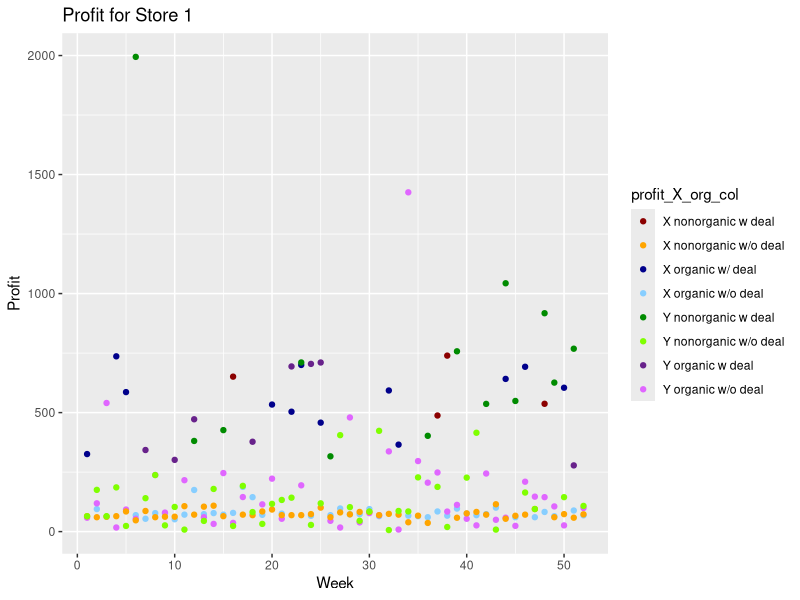
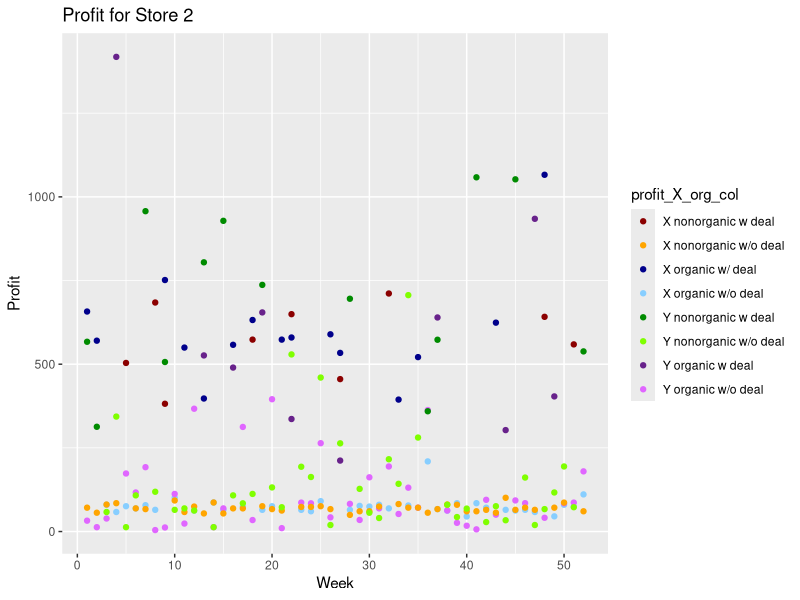
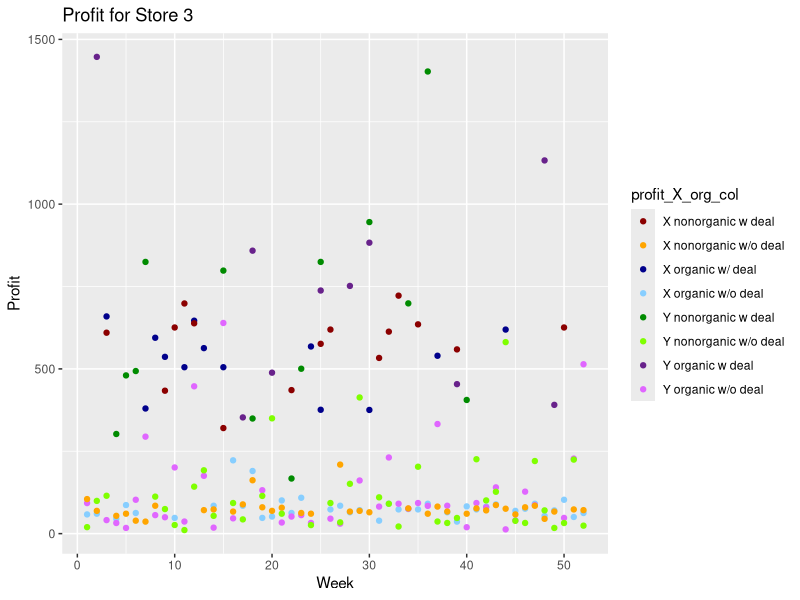
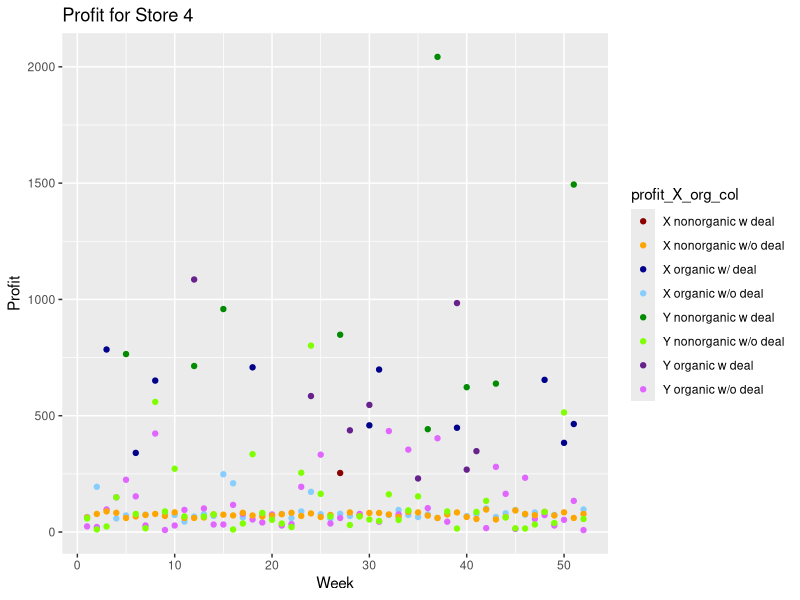
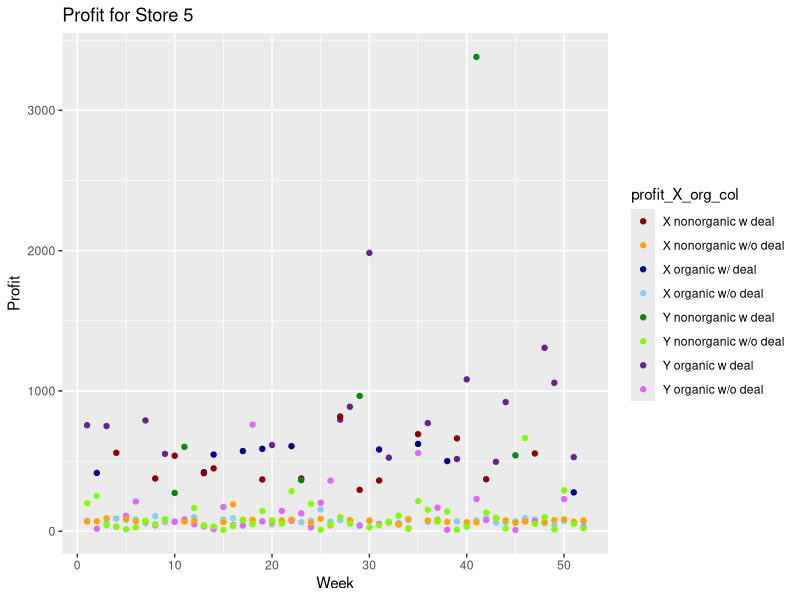
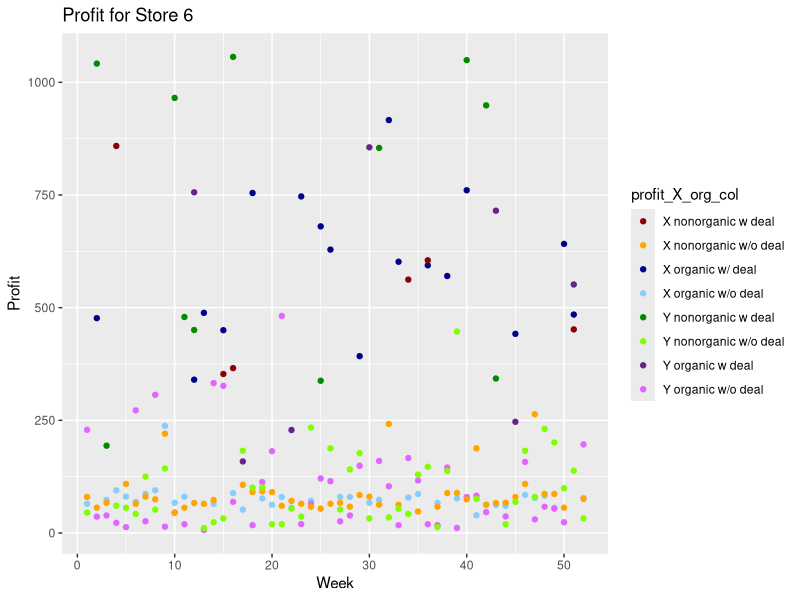
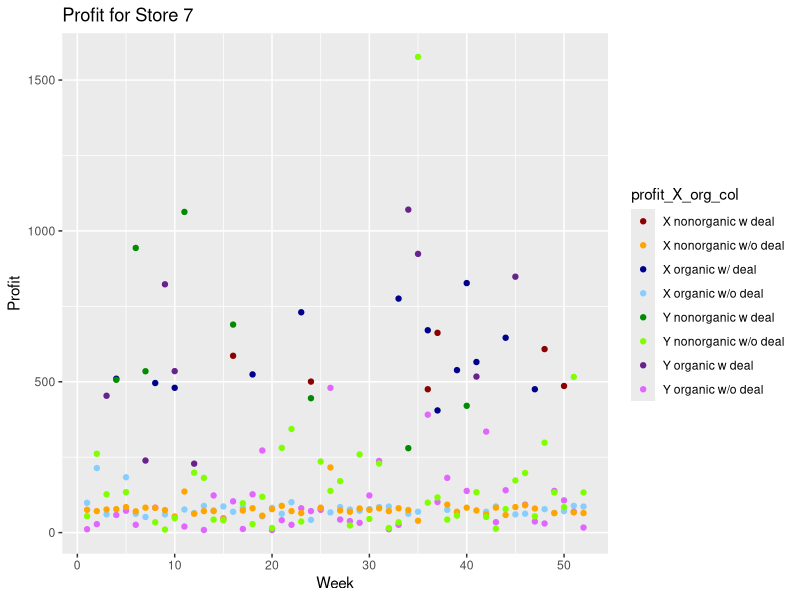
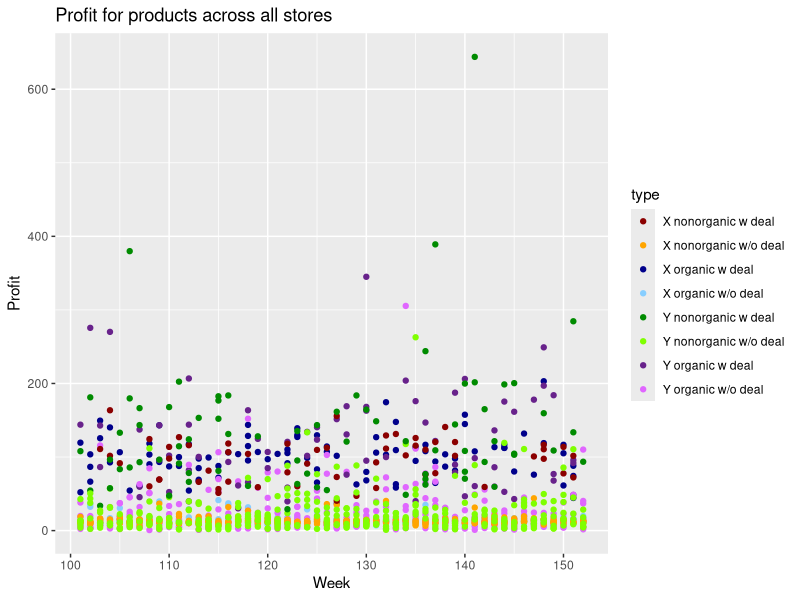

R code for these plots, in order:
## ---- chunk 1
knitr::opts_chunk$set(echo = TRUE)
library(ggplot2)
library(dplyr)
library(magrittr)
## ---- chunk 2
# Read in the data
data <- read.csv('Greatest_Aussie_Groceries_sales_data.csv', header=TRUE, sep=",")
# Change column name of cx to match style of capital X and Y
colnames(data)[colnames(data)=="cx"] <- "cX"
## ---- chunk 3
# Organic X
dataR <- data %>% filter(class=="organic") %>% select(STORE, WEEK, Hval_150, pX, cX, oz_X, deal_X, feat_X)
dataR$brand <- "X"
dataR$class <- "organic"
colnames(dataR) <- c("STORE", "WEEK", "Hval", "p", "c", "oz", "deal", "feat", "brand", "class")
data.ref <- dataR
# Organic Y
dataR <- data %>% filter(class=="organic") %>% select(STORE, WEEK, Hval_150, pY, cY, oz_Y, deal_Y, feat_Y)
dataR$brand <- "Y"
dataR$class <- "organic"
colnames(dataR) <- c("STORE", "WEEK", "Hval", "p", "c", "oz", "deal", "feat", "brand", "class")
data.ref <- rbind(data.ref, dataR)
# NonOrganic X
dataR <- data %>% filter(class=="nonorganic") %>% select(STORE, WEEK, Hval_150, pX, cX, oz_X, deal_X, feat_X)
dataR$brand <- "X"
dataR$class <- "nonorganic"
colnames(dataR) <- c("STORE", "WEEK", "Hval", "p", "c", "oz", "deal", "feat", "brand", "class")
data.ref <- rbind(data.ref, dataR)
# NonOrganic Y
dataR <- data %>% filter(class=="nonorganic") %>% select(STORE, WEEK, Hval_150, pY, cY, oz_Y, deal_Y, feat_Y)
dataR$brand <- "Y"
dataR$class <- "nonorganic"
colnames(dataR) <- c("STORE", "WEEK", "Hval", "p", "c", "oz", "deal", "feat", "brand", "class")
data.ref <- rbind(data.ref, dataR)
## ---- chunk 4
# Append a deal_feat column for X and Y
data <- mutate(data, deal_feat_Y = deal_Y*10 + feat_Y, deal_feat_X = deal_X*10 + feat_X)
# Append a revenue column for X and Y 
data <- mutate(data, rev_X = oz_X * pX, rev_Y = oz_Y * pY)
# Append a profit column for X and Y 
data <- mutate(data, profit_X = rev_X - cX * pX, profit_Y = rev_Y - cY * pY)
## ---- chunk 5
plotStore <- function(store_ID) {
# The palette with black:
cbbPalette <- c("red4", "orange1", "blue4", "skyblue1", "green4", "chartreuse1", "darkorchid4", "mediumorchid1")
# Pull data into temp results dataframe
results <- data.frame(WEEK=c(1:52))
results[,c("profit_X_org","profit_Y_org")] <- data %>% filter(.,STORE==store_ID, class=="organic") %>% select(.,profit_X, profit_Y)
results[,c("profit_X_non","profit_Y_non")] <- data %>% filter(.,STORE==store_ID, class=="nonorganic") %>% select(.,profit_X, profit_Y)
results[,c("profit_X_org_col","profit_Y_org_col")] <- data %>% filter(.,STORE==store_ID, class=="organic") %>% select(.,deal_X, deal_Y)
results[,c("profit_X_non_col","profit_Y_non_col")] <- data %>% filter(.,STORE==store_ID, class=="nonorganic") %>% select(.,deal_X, deal_Y)
# Assign legend name to categorical data
results$profit_X_org_col[results$profit_X_org_col == 0] <- "X organic w/o deal"
results$profit_X_org_col[results$profit_X_org_col == 1] <- "X organic w/ deal"
results$profit_Y_org_col[results$profit_Y_org_col == 0] <- "Y organic w/o deal"
results$profit_Y_org_col[results$profit_Y_org_col == 1] <- "Y organic w deal"
results$profit_X_non_col[results$profit_X_non_col == 0] <- "X nonorganic w/o deal"
results$profit_X_non_col[results$profit_X_non_col == 1] <- "X nonorganic w deal"
results$profit_Y_non_col[results$profit_Y_non_col == 0] <- "Y nonorganic w/o deal"
results$profit_Y_non_col[results$profit_Y_non_col == 1] <- "Y nonorganic w deal"
# Plot results
ggplot(results, aes(x=WEEK)) + 
  geom_point(aes(y=profit_X_org, colour=profit_X_org_col)) +
  geom_point(aes(y=profit_Y_org, colour=profit_Y_org_col)) + 
  geom_point(aes(y=profit_X_non, colour=profit_X_non_col)) +
  geom_point(aes(y=profit_Y_non, colour=profit_Y_non_col)) + 
  scale_colour_manual(values=cbbPalette) +
  labs(x = "Week", y = "Profit", title = paste("Profit for Store",store_ID)) 
}

# Plot the data
plotStore(1)
plotStore(2)
plotStore(3)
plotStore(4)
plotStore(5)
plotStore(6)
plotStore(7)

## General Scatter Plot
cbbPalette <- c("red4", "orange1", "blue4", "skyblue1", "green4", "chartreuse1", "darkorchid4", "mediumorchid1")
generalScatterResults <- data.ref %>% select(WEEK, p, c, oz, deal, class, brand)
generalScatterResults$deal[generalScatterResults$deal == 1] = "w deal"
generalScatterResults$deal[generalScatterResults$deal == 0] = "w/o deal"
generalScatterResults <- generalScatterResults %>% mutate(profit=oz*(p-c))
generalScatterResults <- generalScatterResults %>% mutate(type=paste(brand,class,deal,sep=" "))
ggplot(generalScatterResults, aes(x=WEEK)) + 
  geom_point(aes(y=profit, colour=type)) +
  scale_colour_manual(values=cbbPalette) +
  labs(x = "Week", y = "Profit", title = "Profit for products across all stores") 
## ---- chunk 6
# Function to retreve data from dataframe and composite into factor
retrieveData <- function(data, deal, CLASS, xy) {
  names <- c("STORE", "PROFIT")
  if (xy == "x")
    temp <- data %>% filter(deal_X==deal, class==CLASS) %>% select(STORE, profit_X)
   else
    temp <- data %>% filter(deal_Y==deal, class==CLASS) %>% select(STORE, profit_Y)
  colnames(temp) <- names
  name <- if (xy == "x") "X" else "Y"
  name <- if (CLASS == "organic") paste(name,"O",sep="") else paste(name,"I",sep="") 
  name <- if (deal == 1) paste(name,"deal",sep="_") else paste(name,"no_deal",sep="_") 
  return(data.frame(type=rep(name,nrow(temp)),temp))
}

boxplot_data <- retrieveData(data, deal=0, CLASS="organic", xy="x")
boxplot_data <- rbind(boxplot_data,retrieveData(data, deal=0, CLASS="nonorganic", xy="x"))
boxplot_data <- rbind(boxplot_data,retrieveData(data, deal=0, CLASS="organic", xy="y"))
boxplot_data <- rbind(boxplot_data,retrieveData(data, deal=0, CLASS="nonorganic", xy="y"))
boxplot_data <- rbind(boxplot_data,retrieveData(data, deal=1, CLASS="organic", xy="x"))
boxplot_data <- rbind(boxplot_data,retrieveData(data, deal=1, CLASS="nonorganic", xy="x"))
boxplot_data <- rbind(boxplot_data,retrieveData(data, deal=1, CLASS="organic", xy="y"))
boxplot_data <- rbind(boxplot_data,retrieveData(data, deal=1, CLASS="nonorganic", xy="y"))

ggplot(boxplot_data, aes(x=type, y=PROFIT)) + geom_boxplot() + labs(title="Boxplots of profit for different products", x="Product", y = "Profit")
## ---- chunk 7
boxplot_data <- mutate(boxplot_data, log10PROFIT=log10(PROFIT))
ggplot(boxplot_data, aes(x=type, y=log10PROFIT)) + geom_boxplot() + labs(title="Boxplots of log10(profit) for different products", x="Product", y = "log10(Profit)")
## ---- chunk 8
boxplot_data %>% filter(type=="XO_no_deal") %>% ggplot(., aes(x=STORE, y=PROFIT)) + geom_boxplot(aes(group = cut_width(STORE, 1))) + labs(title=paste("Profit of", "XO_no_deal" ,"for different stores"), x="Store", y = "Profit")
boxplot_data %>% filter(type=="XI_no_deal") %>% ggplot(., aes(x=STORE, y=PROFIT)) + geom_boxplot(aes(group = cut_width(STORE, 1))) + labs(title=paste("Profit of", "XI_no_deal" ,"for different stores"), x="Store", y = "Profit")
boxplot_data %>% filter(type=="YO_no_deal") %>% ggplot(., aes(x=STORE, y=PROFIT)) + geom_boxplot(aes(group = cut_width(STORE, 1))) + labs(title=paste("Profit of", "YO_no_deal" ,"for different stores"), x="Store", y = "Profit")
boxplot_data %>% filter(type=="YI_no_deal") %>% ggplot(., aes(x=STORE, y=PROFIT)) + geom_boxplot(aes(group = cut_width(STORE, 1))) + labs(title=paste("Profit of", "YI_no_deal" ,"for different stores"), x="Store", y = "Profit")
boxplot_data %>% filter(type=="XO_deal") %>% ggplot(., aes(x=STORE, y=PROFIT)) + geom_boxplot(aes(group = cut_width(STORE, 1))) + labs(title=paste("Profit of", "XO_deal" ,"for different stores"), x="Store", y = "Profit")
boxplot_data %>% filter(type=="XI_deal") %>% ggplot(., aes(x=STORE, y=PROFIT)) + geom_boxplot(aes(group = cut_width(STORE, 1))) + labs(title=paste("Profit of", "XI_deal" ,"for different stores"), x="Store", y = "Profit")
boxplot_data %>% filter(type=="YO_deal") %>% ggplot(., aes(x=STORE, y=PROFIT)) + geom_boxplot(aes(group = cut_width(STORE, 1))) + labs(title=paste("Profit of", "YO_deal" ,"for different stores"), x="Store", y = "Profit")
boxplot_data %>% filter(type=="YI_deal") %>% ggplot(., aes(x=STORE, y=PROFIT)) + geom_boxplot(aes(group = cut_width(STORE, 1))) + labs(title=paste("Profit of", "YI_deal" ,"for different stores"), x="Store", y = "Profit")
## ---- chunk 9
# Function that pulls out the data
retrieveDataLM <- function(data, CLASS, xy) {
  names <- c("STORE", "oz", "p", "deal")
  if (xy == "x")
    temp <- data %>% filter(.,class==CLASS) %>% select(.,STORE, oz_X, pX, deal_X)
  else
    temp <- data %>% filter(class==CLASS) %>% select(STORE, oz_Y, pY, deal_Y)
  colnames(temp) <- names
  name <- if (xy == "x") "X" else "Y"
  name <- if (CLASS == "organic") paste(name,"O",sep="") else paste(name,"I",sep="") 
  return(data.frame(type=rep(name,nrow(temp)),temp))
}

# Function that plots the loglog and actual curves
filteredLM <- function(data, TYPE, log=FALSE, include_Deal=FALSE) {
  response <- data %>% filter(type==TYPE) %>% select(oz) %>% {if (log) log(.) else (.)} %>% as.matrix()
  elasticity <- data %>% filter(type==TYPE) %>% select(p) %>% {if (log) log(.) else (.)} %>% as.matrix()
  deal <- data %>% filter(type==TYPE) %>% select(deal) %>% {if (include_Deal) (.) else (.)*0} %>% as.matrix()
  return(lm(response~elasticity+deal))
}

# Function to plot Prediction with actual data
plotStatsLogLog <- function(lm, type="loglog", title="") {
  results <- data.frame(p=lm$model$elasticity, oz=lm$model$response, resid=resid(lm))
  results <- mutate(results, loglogSol=lm$coefficients[1] + lm$coefficients[2]*p + if (is.na(lm$coefficients[3])) 0 else lm$coefficients[3]*lm$model$deal)
  results$sol <- exp(results$loglogSol)
  if (type == "loglog")
    ggplot(results) + geom_point(aes(x=p, y=oz)) + geom_line(aes(x=p, y=loglogSol)) + labs(x="log(price)", y="log(oz)", title=title) + coord_flip()
  else
    ggplot(results) + geom_point(aes(x=exp(p), y=exp(oz))) + geom_line(aes(x=exp(p), y=sol))  + labs(x="price", y="oz", title=title) + coord_flip()
}

# Function that generates the inear model
lm_data <- retrieveDataLM(data, CLASS="organic", xy="x")
lm_data <- rbind(lm_data,retrieveDataLM(data, CLASS="nonorganic", xy="x"))
lm_data <- rbind(lm_data,retrieveDataLM(data, CLASS="organic", xy="y"))
lm_data <- rbind(lm_data,retrieveDataLM(data, CLASS="nonorganic", xy="y"))
## ---- chunk 10
# Linear Model Summary for Organic X product without including the deal dummy variable
XO_lm_without_deal <- filteredLM(lm_data, TYPE="XO", log=TRUE, include_Deal=FALSE)
summary(XO_lm_without_deal)
plotStatsLogLog(XO_lm_without_deal, "loglog", "loglog PED for Organic X without deal")
plotStatsLogLog(XO_lm_without_deal, "normal", "PED for Organic X without deal")
## ---- chunk 11
# Linear Model Summary for Organic X product including deal dummy variable
XO_lm_with_deal <- filteredLM(lm_data, TYPE="XO", log=TRUE, include_Deal=TRUE)
summary(XO_lm_with_deal)
plotStatsLogLog(XO_lm_with_deal, "loglog", "loglog PED for Organic X with deal")
plotStatsLogLog(XO_lm_with_deal, "normal", "PED for Organic X with deal")
## ---- chunk 12
# Linear Model Summary for Organic Y product without including the deal dummy variable
YO_lm_without_deal <- filteredLM(lm_data, TYPE="YO", log=TRUE, include_Deal=FALSE)
summary(YO_lm_without_deal)
plotStatsLogLog(YO_lm_without_deal, "loglog", "loglog PED for Organic Y without deal")
plotStatsLogLog(YO_lm_without_deal, "normal", "PED for Organic Y without deal")
## ---- chunk 13
# Linear Model Summary for Organic Y product including deal dummy variable
YO_lm_with_deal <- filteredLM(lm_data, TYPE="YO", log=TRUE, include_Deal=TRUE)
summary(YO_lm_with_deal)
plotStatsLogLog(YO_lm_with_deal, "loglog", "loglog PED for Organic Y with deal")
plotStatsLogLog(YO_lm_with_deal, "normal", "PED for Organic Y with deal")
## ---- chunk 14
# Linear Model Summary for Nonorganic X product without including the deal dummy variable
XI_lm_without_deal <- filteredLM(lm_data, TYPE="XI", log=TRUE, include_Deal=FALSE)
summary(XI_lm_without_deal)
plotStatsLogLog(XI_lm_without_deal, "loglog", "loglog PED for Nonorganic X without deal")
plotStatsLogLog(XI_lm_without_deal, "normal", "PED for Nonrganic X without deal")
## ---- chunk 15
# Linear Model Summary for Nonorganic X product including deal dummy variable
XI_lm_with_deal <- filteredLM(lm_data, TYPE="XI", log=TRUE, include_Deal=TRUE)
summary(XI_lm_with_deal)
plotStatsLogLog(XI_lm_with_deal, "loglog", "loglog PED for Nonorganic X with deal")
plotStatsLogLog(XI_lm_with_deal, "normal", "PED for Nonorganic X with deal")
## ---- chunk 16
# Linear Model Summary for Nonorganic Y product without including the deal dummy variable
YI_lm_without_deal <- filteredLM(lm_data, TYPE="YI", log=TRUE, include_Deal=FALSE)
summary(YI_lm_without_deal)
plotStatsLogLog(YI_lm_without_deal, "loglog", "loglog PED for Nonorganic Y without deal")
plotStatsLogLog(YI_lm_without_deal, "normal", "PED for Nonorganic Y without deal")
## ---- chunk 17
# Linear Model Summary for Nonorganic Y product including deal dummy variable
YI_lm_with_deal <- filteredLM(lm_data, TYPE="YI", log=TRUE, include_Deal=TRUE)
summary(YI_lm_with_deal)
plotStatsLogLog(YI_lm_with_deal, "loglog", "loglog PED for Nonorganic Y with deal")
plotStatsLogLog(YI_lm_with_deal, "normal", "PED for Nonorganic Y with deal")
## ---- chunk 18
# Function that pulls out the data
retrieveDataCPED <- function(data, Q_class, Q_brand) {
tempQ <- data %>% filter(., class==Q_class) %>% select(., STORE, matches(paste("oz",Q_brand,sep="_")))
colnames(tempQ) <- c("STORE", "oz")
tempP_Org <- data %>% filter(., class=="organic") %>% select(., pX, pY)
colnames(tempP_Org) <- c("p_X_org", "p_Y_org")
tempP_NonOrg <- data %>% filter(., class=="nonorganic") %>% select(., pX, pY)
colnames(tempP_NonOrg) <- c("p_X_nonorg", "p_Y_nonorg")
return(data.frame(tempQ, tempP_Org, tempP_NonOrg))
}

# Function that plots the loglog and actual curves
crossPEDLinearReg <- function(data, TYPES, log=TRUE) {
  Q <- data %>% select(oz) %>% {if (log) log(.) else (.)} %>% as.matrix()
  pXOrg <- data %>% select(p_X_org) %>% {if (log) log(.) else (.)} %>% {if ("xOrg" %in% TYPES) (.) else (.)*0} %>% as.matrix()
  pYOrg <- data %>% select(p_Y_org) %>% {if (log) log(.) else (.)} %>% {if ("yOrg" %in% TYPES) (.) else (.)*0}  %>% as.matrix()
  pXNonOrg <- data %>% select(p_X_nonorg) %>% {if (log) log(.) else (.)} %>% {if ("xNonOrg" %in% TYPES) (.) else (.)*0}  %>% as.matrix()
  pYNonOrg <- data %>% select(p_Y_nonorg) %>% {if (log) log(.) else (.)} %>% {if ("yNonOrg" %in% TYPES) (.) else (.)*0}  %>% as.matrix()
  return(lm(Q~pXOrg+pYOrg+pXNonOrg+pYNonOrg))
}


crossXOrg <- retrieveDataCPED(data, "organic", "X")
crossYOrg <- retrieveDataCPED(data, "organic", "Y")
crossXNonOrg <- retrieveDataCPED(data, "nonorganic", "X")
crossYNonOrg <- retrieveDataCPED(data, "nonorganic", "Y")

lmXOrg <- crossPEDLinearReg(crossXOrg, c("xOrg"))
summary(lmXOrg)

lmXOrg <- crossPEDLinearReg(crossXOrg, c("yOrg"))
summary(lmXOrg)

lmXOrg <- crossPEDLinearReg(crossXOrg, c("xNonOrg"))
summary(lmXOrg)

lmXOrg <- crossPEDLinearReg(crossXOrg, c("yNonOrg"))
summary(lmXOrg)
## ---- chunk 19
XOrg.Qcoef = c(-16.8432,-7.0398)
YOrg.Qcoef = c(-15.7803,-6.7308)
XNonOrg.Qcoef = c(-15.8704,-6.7511)
YNonOrg.Qcoef = c(-15.4133,-6.657)

XOrg.Ccoef = c(-0.0006,0.8491)
YOrg.Ccoef = c(0.0003,0.8042)
XNonOrg.Ccoef = c(-0.0004,0.8434)
YNonOrg.Ccoef = c(0.0003,0.804)

profit <- function(price, Qcoef, Ccoef) {
  quantity <- exp(Qcoef[1]) * price^Qcoef[2]
  cost <- Ccoef[1] + Ccoef[2]*price
  return(quantity*(price-cost))
}
Xorg.Profit.func <- function(price) {
  return(profit(price,XOrg.Qcoef,XOrg.Ccoef))
}
Yorg.Profit.func <- function(price) {
  return(profit(price,YOrg.Qcoef,YOrg.Ccoef))
}
Xnonorg.Profit.func <- function(price) {
  return(profit(price,XNonOrg.Qcoef,XNonOrg.Ccoef))
}
Ynonorg.Profit.func <- function(price) {
  return(profit(price,YNonOrg.Qcoef,YNonOrg.Ccoef))
}
ggplot(data.frame(price = c(0.018, 0.035)), aes(price)) + 
  stat_function(fun = Xorg.Profit.func, aes(colour = "organic X")) + 
  stat_function(fun = Yorg.Profit.func, aes(colour = "organic Y")) + 
  stat_function(fun = Xnonorg.Profit.func, aes(colour = "inorganic X")) + 
  stat_function(fun = Ynonorg.Profit.func, aes(colour = "inorganic Y")) +
  scale_colour_manual("Lgend title", values = c("red", "blue", "green", "orange")) +
  labs(x = "price/oz", y = "profit/wk", title = "Profit per week versus price for each product")
## ---- chunk 20
# Linear Model for C(q)
costQuantityLM <- function(data, CLASS, BRAND) {
  cost <- data %>% filter(class==CLASS, brand==BRAND) %>% select(c) %>% log() %>% as.matrix()
  quantity <- data %>% filter(class==CLASS, brand==BRAND) %>% select(oz) %>% log() %>% as.matrix()
  return(lm(cost~quantity))
}

# Linear Model for R(q)
revenueQuantityLM <- function(data, CLASS, BRAND) {
  revenue <- data %>% filter(class==CLASS, brand==BRAND) %>% select(p) %>% log() %>% as.matrix()
  quantity <- data %>% filter(class==CLASS, brand==BRAND) %>% select(oz) %>% log() %>% as.matrix()
  return(lm(revenue~quantity))
}

marginalValue <- function(point, coef) {
  return(exp(coef[1])*point^coef[2] + coef[2]*exp(coef[1])*point^(coef[2]-1)*point)
}

cQ_X_org <- costQuantityLM(data.ref, "organic", "X")
cQ_X_org$coefficients[1] <- cQ_X_org$coefficients[1]
cQ_X_org$coefficients[2] <- cQ_X_org$coefficients[2]/1.15
cQ_Y_org <- costQuantityLM(data.ref, "organic", "Y")
cQ_X_nonorg <- costQuantityLM(data.ref, "nonorganic", "X")
cQ_Y_nonorg <- costQuantityLM(data.ref, "nonorganic", "Y")

rQ_X_org <- revenueQuantityLM(data.ref, "organic", "X")
rQ_Y_org <- revenueQuantityLM(data.ref, "organic", "Y")
rQ_X_nonorg <- revenueQuantityLM(data.ref, "nonorganic", "X")
rQ_Y_nonorg <- revenueQuantityLM(data.ref, "nonorganic", "Y")

cQ_XO_Curve <- function(quantity) return(marginalValue(quantity,cQ_X_org$coefficients))
rQ_XO_Curve <- function(quantity) return(marginalValue(quantity,rQ_X_org$coefficients))

cQ_YO_Curve <- function(quantity) return(marginalValue(quantity,cQ_Y_org$coefficients))
rQ_YO_Curve <- function(quantity) return(marginalValue(quantity,rQ_Y_org$coefficients))

cQ_XI_Curve <- function(quantity) return(marginalValue(quantity,cQ_X_nonorg$coefficients))
rQ_XI_Curve <- function(quantity) return(marginalValue(quantity,rQ_X_nonorg$coefficients))

cQ_YI_Curve <- function(quantity) return(marginalValue(quantity,cQ_Y_nonorg$coefficients))
rQ_YI_Curve <- function(quantity) return(marginalValue(quantity,rQ_Y_nonorg$coefficients))

quantity.range = c(10, 100000)
ggplot(data.frame(quantity = quantity.range ), aes(quantity)) + 
  stat_function(fun = cQ_XO_Curve, aes(colour = "MC XO")) + 
  stat_function(fun = rQ_XO_Curve, aes(colour = "MR XO")) + 
  labs(y = "price/cost (per oz)", x="Quantity", title = "MC and MR for Organic X")

ggplot(data.frame(quantity = quantity.range ), aes(quantity)) + 
  stat_function(fun = cQ_YO_Curve, aes(colour = "MC YO")) + 
  stat_function(fun = rQ_YO_Curve, aes(colour = "MR YO")) + 
  labs(y = "price/cost (per oz)", x="Quantity", title = "MC and MR for Organic Y")

ggplot(data.frame(quantity = quantity.range ), aes(quantity)) + 
  stat_function(fun = cQ_XI_Curve, aes(colour = "MC XI")) + 
  stat_function(fun = rQ_XI_Curve, aes(colour = "MR XI")) + 
  labs(y = "price/cost (per oz)", x="Quantity", title = "MC and MR for NonOrganic X")

ggplot(data.frame(quantity = quantity.range ), aes(quantity)) + 
  stat_function(fun = cQ_YI_Curve, aes(colour = "MC YI")) + 
  stat_function(fun = rQ_YI_Curve, aes(colour = "MR YI")) + 
  labs(y = "price/cost (per oz)", x="Quantity", title = "MC and MR for NonOrganic Y")
## ---- chunk 21
cQ_X_org <- costQuantityLM(data.ref, "organic", "X")
cQ_X_org$coefficients[1] <- cQ_X_org$coefficients[1]
cQ_X_org$coefficients[2] <- cQ_X_org$coefficients[2]/1.15
cQ_XO_Curve <- function(quantity) return(marginalValue(quantity,cQ_X_org$coefficients))
rQ_XO_Curve <- function(quantity) return(marginalValue(quantity,rQ_X_org$coefficients))
quantity.range = c(10, 100000)
ggplot(data.frame(quantity = quantity.range ), aes(quantity)) + 
  stat_function(fun = cQ_XO_Curve, aes(colour = "MC XO")) + 
  stat_function(fun = rQ_XO_Curve, aes(colour = "MR XO")) + 
  labs(y = "price/cost (per oz)", x="Quantity", title = "MC and MR for Organic X (with improved c curve)")

ggplot(data.frame(quantity = quantity.range ), aes(quantity)) + 
  stat_function(fun = cQ_XO_Curve, aes(colour = "MC XO")) + 
  stat_function(fun = rQ_XO_Curve, aes(colour = "MR XO")) + 
  labs(y = "log10 price/cost (per oz)", x="log 10 Quantity", title = "MC and MR for Organic X (with improved c curve)") +
  scale_x_log10()
## ---- chunk 22
crossPEDLM <- function(data.ref, BRAND="X", CLASS="organic") {
  quantity <- data.ref %>% filter(brand==BRAND, class==CLASS) %>% select(oz) %>% log() %>% as.matrix()
  hVal <- data.ref %>% filter(brand==BRAND, class==CLASS) %>% select(Hval) %>% log() %>% as.matrix()
  XO_org_price <- data.ref %>% filter(brand=="X", class=="organic") %>% select(p) %>% log() %>% as.matrix()
  YO_org_price <- data.ref %>% filter(brand=="Y", class=="organic") %>% select(p) %>% log() %>% as.matrix()
  XI_org_price <- data.ref %>% filter(brand=="X", class=="nonorganic") %>% select(p) %>% log() %>% as.matrix()
  YI_org_price <- data.ref %>% filter(brand=="Y", class=="nonorganic") %>% select(p) %>% log() %>% as.matrix()
  XO_org_deal <- data.ref %>% filter(brand=="X", class=="organic") %>% select(deal) %>% as.matrix()
  YO_org_deal <- data.ref %>% filter(brand=="Y", class=="organic") %>% select(deal) %>% as.matrix()
  XI_org_deal <- data.ref %>% filter(brand=="X", class=="nonorganic") %>% select(deal) %>% as.matrix()
  YI_org_deal <- data.ref %>% filter(brand=="Y", class=="nonorganic") %>% select(deal) %>% as.matrix()
  
  lm.crossPED <- lm(quantity~hVal + XO_org_price + YO_org_price + XI_org_price + YI_org_price + XO_org_deal + YO_org_deal + XI_org_deal + YI_org_deal)
}
## ---- chunk 23
crossPEDLMXO <- function(data.ref, BRAND="X", CLASS="organic") {
  quantity <- data.ref %>% filter(brand==BRAND, class==CLASS) %>% select(oz) %>% log() %>% as.matrix()
  hVal <- data.ref %>% filter(brand==BRAND, class==CLASS) %>% select(Hval) %>% log() %>% as.matrix()
  XO_org_price <- data.ref %>% filter(brand=="X", class=="organic") %>% select(p) %>% log() %>% as.matrix()
  YO_org_price <- data.ref %>% filter(brand=="Y", class=="organic") %>% select(p) %>% log() %>% as.matrix()
  XI_org_price <- data.ref %>% filter(brand=="X", class=="nonorganic") %>% select(p) %>% log() %>% as.matrix()
  YI_org_price <- data.ref %>% filter(brand=="Y", class=="nonorganic") %>% select(p) %>% log() %>% as.matrix()
  XO_org_deal <- data.ref %>% filter(brand=="X", class=="organic") %>% select(deal) %>% as.matrix()
  YO_org_deal <- data.ref %>% filter(brand=="Y", class=="organic") %>% select(deal) %>% as.matrix()
  XI_org_deal <- data.ref %>% filter(brand=="X", class=="nonorganic") %>% select(deal) %>% as.matrix()
  YI_org_deal <- data.ref %>% filter(brand=="Y", class=="nonorganic") %>% select(deal) %>% as.matrix()
  
  lm.crossPED <- lm(quantity~XO_org_price + XO_org_deal + YO_org_deal)
}
XO_cross_PED <- crossPEDLM(data.ref, "X", "organic")
summary(XO_cross_PED)
XO_cross_PED <- crossPEDLMXO(data.ref, "X", "organic")
summary(XO_cross_PED)
## ---- chunk 24
crossPEDLMYO <- function(data.ref, BRAND="Y", CLASS="organic") {
  quantity <- data.ref %>% filter(brand==BRAND, class==CLASS) %>% select(oz) %>% log() %>% as.matrix()
  hVal <- data.ref %>% filter(brand==BRAND, class==CLASS) %>% select(Hval) %>% log() %>% as.matrix()
  XO_org_price <- data.ref %>% filter(brand=="X", class=="organic") %>% select(p) %>% log() %>% as.matrix()
  YO_org_price <- data.ref %>% filter(brand=="Y", class=="organic") %>% select(p) %>% log() %>% as.matrix()
  XI_org_price <- data.ref %>% filter(brand=="X", class=="nonorganic") %>% select(p) %>% log() %>% as.matrix()
  YI_org_price <- data.ref %>% filter(brand=="Y", class=="nonorganic") %>% select(p) %>% log() %>% as.matrix()
  XO_org_deal <- data.ref %>% filter(brand=="X", class=="organic") %>% select(deal) %>% as.matrix()
  YO_org_deal <- data.ref %>% filter(brand=="Y", class=="organic") %>% select(deal) %>% as.matrix()
  XI_org_deal <- data.ref %>% filter(brand=="X", class=="nonorganic") %>% select(deal) %>% as.matrix()
  YI_org_deal <- data.ref %>% filter(brand=="Y", class=="nonorganic") %>% select(deal) %>% as.matrix()
  
  lm.crossPED <- lm(quantity~XO_org_price + YO_org_price + YO_org_deal)
}
YO_cross_PED <- crossPEDLM(data.ref, "Y", "organic")
summary(YO_cross_PED)
YO_cross_PED <- crossPEDLMYO(data.ref, "Y", "organic")
summary(YO_cross_PED)
## ---- chunk 25
crossPEDLMXI <- function(data.ref, BRAND="X", CLASS="nonorganic") {
  quantity <- data.ref %>% filter(brand==BRAND, class==CLASS) %>% select(oz) %>% log() %>% as.matrix()
  hVal <- data.ref %>% filter(brand==BRAND, class==CLASS) %>% select(Hval) %>% log() %>% as.matrix()
  XO_org_price <- data.ref %>% filter(brand=="X", class=="organic") %>% select(p) %>% log() %>% as.matrix()
  YO_org_price <- data.ref %>% filter(brand=="Y", class=="organic") %>% select(p) %>% log() %>% as.matrix()
  XI_org_price <- data.ref %>% filter(brand=="X", class=="nonorganic") %>% select(p) %>% log() %>% as.matrix()
  YI_org_price <- data.ref %>% filter(brand=="Y", class=="nonorganic") %>% select(p) %>% log() %>% as.matrix()
  XO_org_deal <- data.ref %>% filter(brand=="X", class=="organic") %>% select(deal) %>% as.matrix()
  YO_org_deal <- data.ref %>% filter(brand=="Y", class=="organic") %>% select(deal) %>% as.matrix()
  XI_org_deal <- data.ref %>% filter(brand=="X", class=="nonorganic") %>% select(deal) %>% as.matrix()
  YI_org_deal <- data.ref %>% filter(brand=="Y", class=="nonorganic") %>% select(deal) %>% as.matrix()
  
  lm.crossPED <- lm(quantity~XI_org_price + YI_org_price + XI_org_deal)
}
XI_cross_PED <- crossPEDLM(data.ref, "X", "nonorganic")
summary(XI_cross_PED)
XI_cross_PED <- crossPEDLMXI(data.ref, "X", "nonorganic")
summary(XI_cross_PED)
## ---- chunk 26
crossPEDLMYI <- function(data.ref, BRAND="Y", CLASS="nonorganic") {
  quantity <- data.ref %>% filter(brand==BRAND, class==CLASS) %>% select(oz) %>% log() %>% as.matrix()
  hVal <- data.ref %>% filter(brand==BRAND, class==CLASS) %>% select(Hval) %>% log() %>% as.matrix()
  XO_org_price <- data.ref %>% filter(brand=="X", class=="organic") %>% select(p) %>% log() %>% as.matrix()
  YO_org_price <- data.ref %>% filter(brand=="Y", class=="organic") %>% select(p) %>% log() %>% as.matrix()
  XI_org_price <- data.ref %>% filter(brand=="X", class=="nonorganic") %>% select(p) %>% log() %>% as.matrix()
  YI_org_price <- data.ref %>% filter(brand=="Y", class=="nonorganic") %>% select(p) %>% log() %>% as.matrix()
  XO_org_deal <- data.ref %>% filter(brand=="X", class=="organic") %>% select(deal) %>% as.matrix()
  YO_org_deal <- data.ref %>% filter(brand=="Y", class=="organic") %>% select(deal) %>% as.matrix()
  XI_org_deal <- data.ref %>% filter(brand=="X", class=="nonorganic") %>% select(deal) %>% as.matrix()
  YI_org_deal <- data.ref %>% filter(brand=="Y", class=="nonorganic") %>% select(deal) %>% as.matrix()
  
  lm.crossPED <- lm(quantity~XI_org_price + YI_org_price + YI_org_deal)
}
YI_cross_PED <- crossPEDLM(data.ref, "Y", "nonorganic")
summary(YI_cross_PED)
YI_cross_PED <- crossPEDLMYI(data.ref, "Y", "nonorganic")
summary(YI_cross_PED)
## ---- chunk 27
data.ref <- data.ref %>% mutate(profit=oz*(p-c))
# organic X
XO_oz_total <- data.ref %>% filter(brand=="X", class=="organic") %>% select(oz) %>% sum() 
XO_profit_total <- data.ref %>% filter(brand=="X", class=="organic") %>% select(profit) %>% sum() 
XO_oz_mean <- XO_oz_total/(52*7)
XO_profit_mean <- XO_profit_total/(52*7) 

# organic Y
YO_oz_total <- data.ref %>% filter(brand=="Y", class=="organic") %>% select(oz) %>% sum() 
YO_profit_total <- data.ref %>% filter(brand=="Y", class=="organic") %>% select(profit) %>% sum() 
YO_oz_mean <- YO_oz_total/(52*7)
YO_profit_mean <- YO_profit_total/(52*7)

# nonorganic X
XI_oz_total <- data.ref %>% filter(brand=="X", class=="nonorganic") %>% select(oz) %>% sum() 
XI_profit_total <- data.ref %>% filter(brand=="X", class=="nonorganic") %>% select(profit) %>% sum() 
XI_oz_mean <- XI_oz_total/(52*7)
XI_profit_mean <- XI_profit_total/(52*7)  

# nonorganic Y
YI_oz_total <- data.ref %>% filter(brand=="Y", class=="nonorganic") %>% select(oz) %>% sum() 
YI_profit_total <- data.ref %>% filter(brand=="Y", class=="nonorganic") %>% select(profit) %>% sum() 
YI_oz_mean <- YI_oz_total/(52*7)
YI_profit_mean <- YI_profit_total/(52*7) 
## ---- chunk 28
summary_XO <- data.ref %>% filter(brand=="X", class=="organic") %>% select(oz, p, c, deal, feat)
summary_XO <- mutate(summary_XO, profit=oz*(p-c))
summary_XO$deal[summary_XO$deal == 0] <- "Without"
summary_XO$deal[summary_XO$deal == 1] <- "With"
summary_XO$feat[summary_XO$feat == 0] <- "Without"
summary_XO$feat[summary_XO$feat == 1] <- "With"
ggplot(summary_XO, aes(x=deal, y=profit)) + geom_boxplot() + labs(title="XO profit with and without a deal", x="Deal", y = "Profit") 

ggplot(summary_XO, aes(x=deal, y=oz)) + geom_boxplot() + labs(title="XO oz sold with and without a deal", x="Deal", y = "Oz") 

ggplot(summary_XO, aes(x=feat, y=profit)) + geom_boxplot() + labs(title="XO profit with and without a feature", x="Feature", y = "Profit") 

ggplot(summary_XO, aes(x=feat, y=oz)) + geom_boxplot() + labs(title="XO oz sold with and without a feature", x="Feature", y = "Oz") 

summary_YO <- data.ref %>% filter(brand=="Y", class=="organic") %>% select(oz, p, c, deal, feat)
summary_YO <- mutate(summary_YO, profit=oz*(p-c))
summary_YO$deal[summary_YO$deal == 0] <- "Without"
summary_YO$deal[summary_YO$deal == 1] <- "With"
summary_YO$feat[summary_XO$feat == 0] <- "Without"
summary_YO$feat[summary_XO$feat == 1] <- "With"
ggplot(summary_YO, aes(x=deal, y=profit)) + geom_boxplot() + labs(title="YO profit with and without a deal", x="Deal", y = "Profit") 

ggplot(summary_YO, aes(x=deal, y=oz)) + geom_boxplot() + labs(title="YO oz sold with and without a deal", x="Deal", y = "Oz") 

ggplot(summary_YO, aes(x=feat, y=profit)) + geom_boxplot() + labs(title="YO profit with and without a feature", x="Feature", y = "Profit") 

ggplot(summary_YO, aes(x=feat, y=oz)) + geom_boxplot() + labs(title="YO oz sold with and without a feature", x="Feature", y = "Oz") 

summary_XI <- data.ref %>% filter(brand=="X", class=="nonorganic") %>% select(oz, p, c, deal, feat)
summary_XI <- mutate(summary_XI, profit=oz*(p-c))
summary_XI$deal[summary_XI$deal == 0] <- "Without"
summary_XI$deal[summary_XI$deal == 1] <- "With"
summary_XI$feat[summary_XI$feat == 0] <- "Without"
summary_XI$feat[summary_XI$feat == 1] <- "With"
ggplot(summary_XI, aes(x=deal, y=profit)) + geom_boxplot() + labs(title="XI profit with and without a deal", x="Deal", y = "Profit") 

ggplot(summary_XI, aes(x=deal, y=oz)) + geom_boxplot() + labs(title="XI oz sold with and without a deal", x="Deal", y = "Oz") 

ggplot(summary_XI, aes(x=feat, y=profit)) + geom_boxplot() + labs(title="XI profit with and without a feature", x="Feature", y = "Profit") 

ggplot(summary_XI, aes(x=feat, y=oz)) + geom_boxplot() + labs(title="XI oz sold with and without a feature", x="Feature", y = "Oz") 


summary_YI <- data.ref %>% filter(brand=="Y", class=="nonorganic") %>% select(oz, p, c, deal, feat)
summary_YI <- mutate(summary_YI, profit=oz*(p-c))
summary_YI$deal[summary_YI$deal == 0] <- "Without"
summary_YI$deal[summary_YI$deal == 1] <- "With"
summary_YI$feat[summary_YI$feat == 0] <- "Without"
summary_YI$feat[summary_YI$feat == 1] <- "With"
ggplot(summary_YI, aes(x=deal, y=profit)) + geom_boxplot() + labs(title="YI profit with and without a deal", x="Deal", y = "Profit") 

ggplot(summary_YI, aes(x=deal, y=oz)) + geom_boxplot() + labs(title="YI oz sold with and without a deal", x="Deal", y = "Oz") 


ggplot(summary_YI, aes(x=feat, y=profit)) + geom_boxplot() + labs(title="YI profit with and without a deal", x="Feature", y = "Profit") 

ggplot(summary_YI, aes(x=feat, y=oz)) + geom_boxplot() + labs(title="YI oz sold with and without a feature", x="Feature", y = "Oz") 
